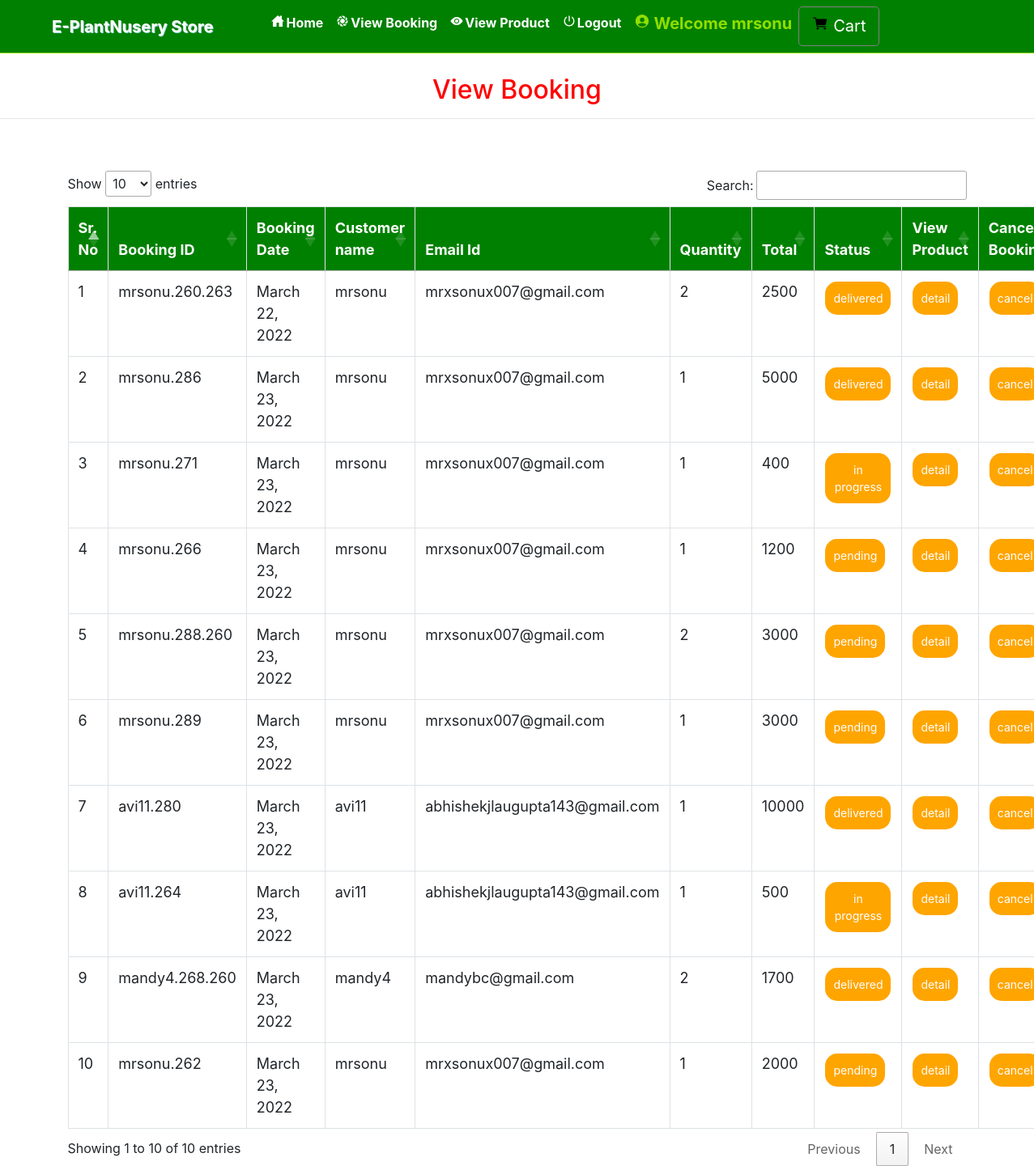
Screenshot of /admin_viewBooking (signed in) with the database file from the repository.
### grocery/models.py (models this page shows, shortened)
class Booking(models.Model):
    status = models.ForeignKey(Status, on_delete=models.CASCADE, null=True)
    profile = models.ForeignKey(Profile, on_delete=models.CASCADE, null=True)
    booking_id = models.CharField(max_length=200,null=True)
    quantity = models.CharField(max_length=100,null=True)
    book_date = models.CharField(max_length=30, null=True)
    total = models.IntegerField(null=True)

class Profile(models.Model):
    user = models.ForeignKey(User, on_delete=models.CASCADE, null=True)
    dob = models.DateField(null=True)
    city = models.CharField(max_length=30, null=True)
    address = models.CharField(max_length=50, null=True)
    contact = models.CharField(max_length=10, null=True)
    image = models.FileField(null=True)

class Status(models.Model):
    name = models.CharField(max_length=20, null=True)

### grocery/views.py (the view)
# urls.py: path('admin_viewBooking', Admin_View_Booking, name='admin_viewBooking'),
def Admin_View_Booking(request):
    if not request.user.is_authenticated:
        return redirect('login_admin')
    book = Booking.objects.all()
    d = {'book': book}
    return render(request, 'admin_viewBokking.html', d)

### grocery/templates/admin_viewBokking.html (shortened to what this page needs)
{% extends 'navigation.html' %}
{% block body %}
<center><h2 style="color:red;margin-top:2%">View Booking</h2></center><hr>
 <div class="container">
<table class="table table-bordered" id="myTable">
  <thead>
  <tr>
    <th>Sr. No</th>
    <th>Booking ID</th>
    <th>Booking Date</th>
    <th>Customer name</th>
    <th>Email Id</th>
      <th>Quantity</th>
      <th>Total</th>
      <th>Status</th>
    <th>View Product</th>
    <th>Cancel Booking</th>
  </tr>
  </thead>
   <tbody>
{% for i in book %}
  <tr>
      <td>{{forloop.counter}}</td>
    <td>{{i.booking_id}}</td>
    <td>{{i.book_date}}</td>
    <td>{{i.profile.user.username}}</td>
    <td>{{i.profile.user.email}}</td>
      <td>{{i.quantity}}</td>
      <td>{{i.total}}</td>
    <td><a href="{% url 'Edit_status' i.booking_id i.id %}"><button class="button button1">{{i.status.name}}</button></a></td>
      <td><a href="{% url 'admin_booking_detail' i.booking_id i.id i.profile.user.id  %}"><button class="button button1">detail</button></a></td>
      <td><a href="{% url 'delete_admin_booking' i.booking_id i.id %}" onclick="return confirm('Are you sure?')"><button class="button button1" id="#delete">cancel</button></a></td>
  </tr>
   {% endfor %}
    </tbody>
</table>
 </div>
{% endblock %}

### grocery/templates/navigation.html (shortened to what this page needs)
<!DOCTYPE html>
<html lang="en">
<head>
    {% load static %}
     <link rel="stylesheet" href="https://maxcdn.bootstrapcdn.com/bootstrap/4.0.0/css/bootstrap.min.css">
  <link rel = stylesheet href = "//cdn.datatables.net/1.10.19/css/jquery.dataTables.min.css">
<link rel="stylesheet" href="https://cdnjs.cloudflare.com/ajax/libs/font-awesome/4.7.0/css/font-awesome.min.css">
</head>
<body style="background-color:white">
<nav class="navbar navbar-expand-sm" style = "background-color : Green ; border-bottom:1px solid #91DE00">
  <a class="navbar-brand pl-5" href="#" style="color:white ; font-weight : bold">E-PlantNusery Store</a>
 <div class="collapse navbar-collapse" id="collapsibleNavbar">
  <ul class="navbar-nav pl-5 text-center">
    {% if request.user.username %}
    {% if not request.user.is_staff %}
    <li class="nav-item">
      <a class="nav-link" href="{% url 'home' %}" style="color:white"><ion-icon style="margin-right:2px" name="home-sharp"></ion-icon>Home</a>
    </li>
    <li class="nav-item">
      <a class="nav-link" href="{% url 'view_booking' %}" style="color:white"><ion-icon style="margin-right:2px" name="aperture"></ion-icon>View Booking</a>
    </li>
    <li class="nav-item">
      <a class="nav-link" href="{% url 'view_product' 0 %}" style="color:white"><ion-icon style="margin-right:2px" name="eye"></ion-icon>View Product</a>
    </li>
    <li class="nav-item">
      <a class="nav-link" href="{% url 'logout' %}" style="color:white"><ion-icon style="margin-right:2px" name="power-sharp"></ion-icon>Logout</a>
    </li>
    {% endif %}
    {% endif %}
    {% if request.user.is_authenticated %}
    {% if not request.user.is_staff %}
    <li class="nav-item">
      <a href="{% url 'profile' %}">
        <h5  class="nav-link" style="color:#91DE00"><ion-icon style="margin-right:4px;color:#91DE00" name="person-circle-sharp"></ion-icon>Welcome {{request.user.username}}</h5>
      </a></li>
    {% else %}
    <li class="nav-item">
      <h5  class="nav-link" style="color:#91DE00"><ion-icon style="margin-right:4px;color:#91DE00" name="person-circle-sharp"></ion-icon>Welcome {{request.user.username}}</h5>
    </li>
    {% endif %}
    {% endif %}
    {% if not request.user.is_staff %}
    {% if request.user.username %}
      <a href="{% url 'cart' %}" style="border:1px solid gray" class="btn btn-default btn-lg text-dark text-capitalize">
        <ion-icon style="color:black;margin-top:2%" name="cart"></ion-icon><span style="margin-left:6px;margin-top:2%;color:white">Cart</span></a></center>
   {% endif %}
    {% endif %}
  </ul>
</nav>
{% block body %}
{% endblock %}

### grocery/templates/navigation.html (style rules this page uses)
* { box-sizing: border-box; }
#myTable { border-collapse: collapse; width: 100%; border: 1px solid #ddd; font-size: 18px; }
#myTable th { text-align: left; padding: 12px; background-color: green; color: white; }
#myTable td { text-align: left; padding: 12px; background-color: white; }
#myTable tr { border-bottom: 1px solid #ddd; }
.button { background-color: orange; border: none; color: white; padding: 10px; text-align: center; text-decoration: none; display: inline-block; font-size: 14px; margin: 1px 1px; cursor: pointer; }
.button1 { border-radius: 15px; }
.nav-link { font-weight:bold; }
.navbar-brand { text-shadow: 1px 1px lightblue; }

### rows the page displays
Booking: booking_id "mrsonu.260.263", book_date "March 22, 2022", profile.user.username "mrsonu", profile.user.email "mrxsonux007@gmail.com", quantity "2", total "2500", status.name "delivered"
Booking: booking_id "mrsonu.286", book_date "March 23, 2022", profile.user.username "mrsonu", profile.user.email "mrxsonux007@gmail.com", quantity "1", total "5000", status.name "delivered"
Booking: booking_id "mrsonu.271", book_date "March 23, 2022", profile.user.username "mrsonu", profile.user.email "mrxsonux007@gmail.com", quantity "1", total "400", status.name "in progress"
Booking: booking_id "mrsonu.266", book_date "March 23, 2022", profile.user.username "mrsonu", profile.user.email "mrxsonux007@gmail.com", quantity "1", total "1200", status.name "pending"
Booking: booking_id "mrsonu.288.260", book_date "March 23, 2022", profile.user.username "mrsonu", profile.user.email "mrxsonux007@gmail.com", quantity "2", total "3000", status.name "pending"
Booking: booking_id "mrsonu.289", book_date "March 23, 2022", profile.user.username "mrsonu", profile.user.email "mrxsonux007@gmail.com", quantity "1", total "3000", status.name "pending"
Booking: booking_id "avi11.280", book_date "March 23, 2022", profile.user.username "avi11", profile.user.email "abhishekjlaugupta143@gmail.com", quantity "1", total "10000", status.name "delivered"
Booking: booking_id "avi11.264", book_date "March 23, 2022", profile.user.username "avi11", profile.user.email "abhishekjlaugupta143@gmail.com", quantity "1", total "500", status.name "in progress"
Booking: booking_id "mandy4.268.260", book_date "March 23, 2022", profile.user.username "mandy4", profile.user.email "mandybc@gmail.com", quantity "2", total "1700", status.name "delivered"
Booking: booking_id "mrsonu.262", book_date "March 23, 2022", profile.user.username "mrsonu", profile.user.email "mrxsonux007@gmail.com", quantity "1", total "2000", status.name "pending"

### other values shown
{{ request.user.username }} "mrsonu"
